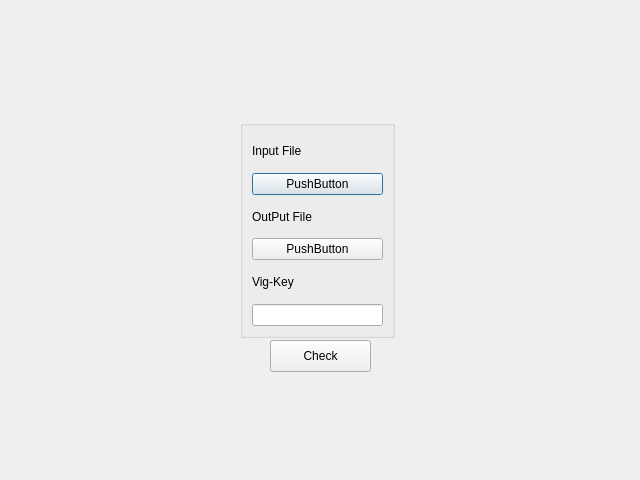
<?xml version="1.0" encoding="UTF-8"?>
<ui version="4.0">
 <class>linker_encryptFile_Vigen</class>
 <widget class="QDialog" name="linker_encryptFile_Vigen">
  <property name="geometry">
   <rect>
    <x>0</x>
    <y>0</y>
    <width>640</width>
    <height>480</height>
   </rect>
  </property>
  <property name="windowTitle">
   <string>Dialog</string>
  </property>
  <widget class="QGroupBox" name="groupBox">
   <property name="geometry">
    <rect>
     <x>240</x>
     <y>120</y>
     <width>155</width>
     <height>218</height>
    </rect>
   </property>
   <property name="title">
    <string/>
   </property>
   <layout class="QVBoxLayout" name="verticalLayout">
    <item>
     <widget class="QLabel" name="label">
      <property name="text">
       <string>Input File</string>
      </property>
     </widget>
    </item>
    <item>
     <widget class="QPushButton" name="pushButton_input">
      <property name="text">
       <string>PushButton</string>
      </property>
     </widget>
    </item>
    <item>
     <widget class="QLabel" name="label_2">
      <property name="text">
       <string>OutPut File</string>
      </property>
     </widget>
    </item>
    <item>
     <widget class="QPushButton" name="pushButton_output">
      <property name="text">
       <string>PushButton</string>
      </property>
     </widget>
    </item>
    <item>
     <widget class="QLabel" name="label_3">
      <property name="text">
       <string>Vig-Key</string>
      </property>
     </widget>
    </item>
    <item>
     <widget class="QLineEdit" name="lineEdit_key"/>
    </item>
   </layout>
  </widget>
  <widget class="QPushButton" name="pushButton_load">
   <property name="geometry">
    <rect>
     <x>270</x>
     <y>340</y>
     <width>101</width>
     <height>32</height>
    </rect>
   </property>
   <property name="text">
    <string>Check</string>
   </property>
  </widget>
 </widget>
 <resources/>
 <connections/>
</ui>
